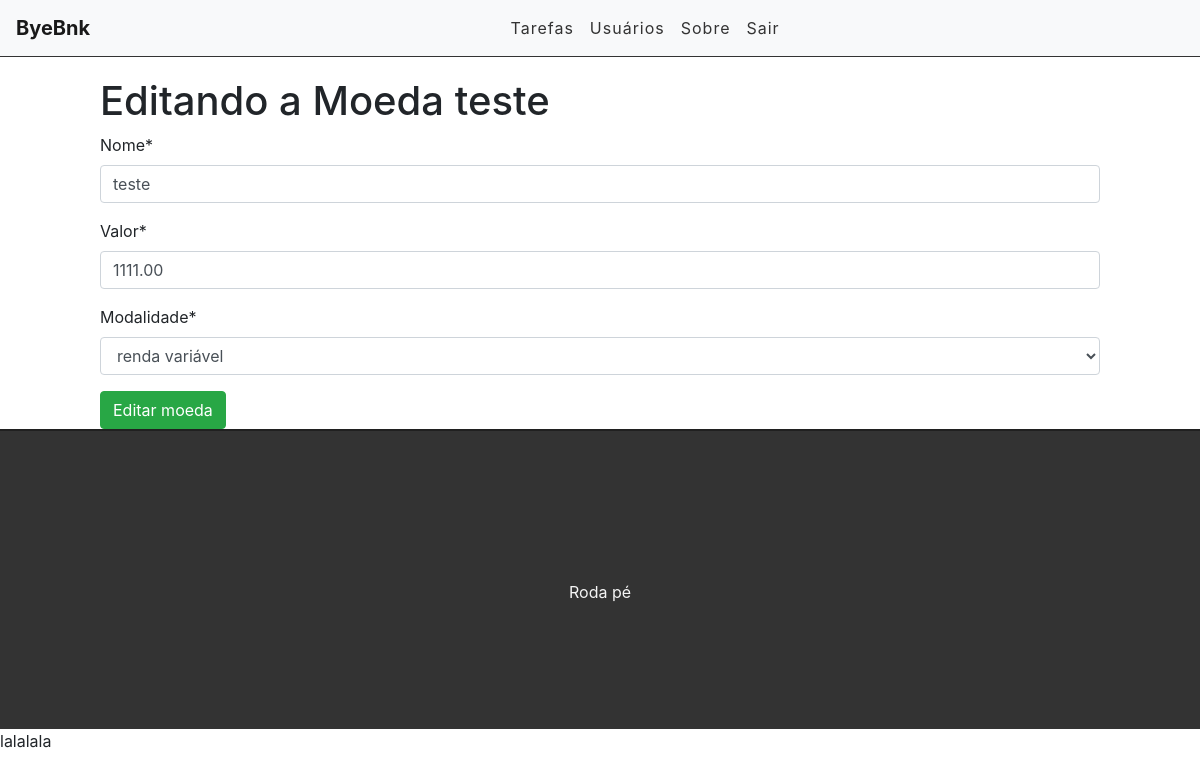
The app's page /edittask/7 (signed in) with its own data.
### tasks/models.py (models this page shows, shortened)
class Task(models.Model):
    STATUS = (
        ('renda fixa', 'renda fixa'),
        ('renda variável', 'renda variável'),
        ('cripto', 'cripto')
    )
    nome = models.CharField(max_length=255)
    valor = models.DecimalField(max_digits=10, decimal_places=2, default=0)
    modalidade = models.CharField(max_length=14, choices=STATUS)
    user = models.ForeignKey(get_user_model(), on_delete=models.CASCADE)
    created_at = models.DateTimeField(auto_now_add=True)
    updated_at = models.DateTimeField(auto_now=True)

### tasks/views.py (the view)
# urls.py: path('edittask/<int:id>', views.editTask, name='edit-task'),
@login_required
def editTask(request, id):
    task = get_object_or_404(Task, pk=id)
    form = TaskForm(instance=task)
    if (request.method == 'POST'):
        form = TaskForm(request.POST, instance=task)
        if (form.is_valid()):
            task = form.save(commit=False)
            task.save()
            return redirect('/')
        else:
            return render(request, 'tasks/edittask.html', {'form': form, 'task': task})
    else:
        return render(request, 'tasks/edittask.html', {'form': form, 'task': task})

### tasks/forms.py
class TaskForm(forms.ModelForm):
    class Meta:
        model = Task
        fields = ("nome", "valor", "modalidade")

### tasks/templates/tasks/edittask.html (shortened to what this page needs)
{% extends 'base.html' %}
{% load crispy_forms_tags %}
{% block content %}
<div class="offset-1 col-10 list-div">
    <h1> Editando a Moeda {{ task.nome }}</h1>
    <form method="POST">
        {{ form | crispy }}
        <input type="submit" class="btn btn-success" value="Editar moeda">
    </form>
</div>
{% endblock %}

### tasks/static/css/styles.css (style rules this page uses)
.list-div { padding: 0; }

### records on screen
Task: nome "teste", valor "1111.00", modalidade "renda variável"
